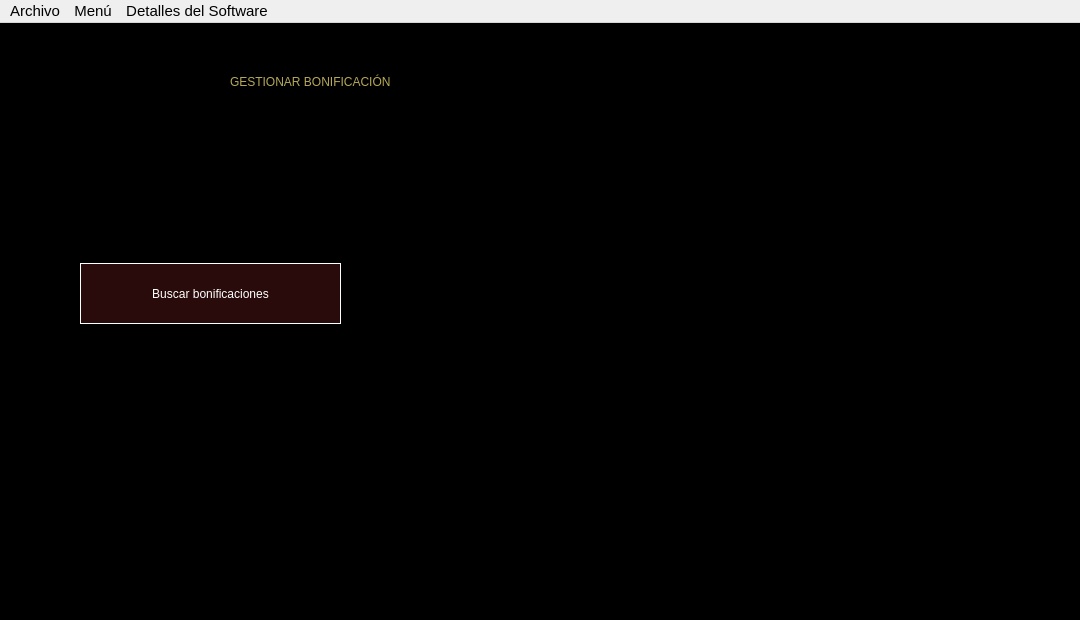
<?xml version="1.0" encoding="UTF-8"?>
<ui version="4.0">
 <class>MainWindow</class>
 <widget class="QMainWindow" name="MainWindow">
  <property name="geometry">
   <rect>
    <x>0</x>
    <y>0</y>
    <width>1080</width>
    <height>620</height>
   </rect>
  </property>
  <property name="minimumSize">
   <size>
    <width>1080</width>
    <height>620</height>
   </size>
  </property>
  <property name="maximumSize">
   <size>
    <width>1080</width>
    <height>620</height>
   </size>
  </property>
  <property name="font">
   <font>
    <pointsize>9</pointsize>
   </font>
  </property>
  <property name="windowTitle">
   <string>Gestión de Sueldos</string>
  </property>
  <property name="styleSheet">
   <string notr="true">QWidget#centralwidget{
background-color: rgb(0, 0, 0);
}
</string>
  </property>
  <widget class="QWidget" name="centralwidget">
   <widget class="QLabel" name="label">
    <property name="geometry">
     <rect>
      <x>230</x>
      <y>20</y>
      <width>651</width>
      <height>78</height>
     </rect>
    </property>
    <property name="styleSheet">
     <string notr="true">font: 700 40pt &quot;Calibri&quot;;
color: rgb(182, 169, 89);
</string>
    </property>
    <property name="text">
     <string>GESTIONAR BONIFICACIÓN</string>
    </property>
   </widget>
   <widget class="QPushButton" name="pushButtonBuscarBonificaciones">
    <property name="geometry">
     <rect>
      <x>80</x>
      <y>240</y>
      <width>261</width>
      <height>61</height>
     </rect>
    </property>
    <property name="autoFillBackground">
     <bool>false</bool>
    </property>
    <property name="styleSheet">
     <string notr="true">font: 700 20pt &quot;Calibri&quot;;
color: white;
border: 1px solid white;
background-color: rgb(41, 11, 11);</string>
    </property>
    <property name="text">
     <string>Buscar bonificaciones</string>
    </property>
   </widget>
   <widget class="QPushButton" name="pushButtonRegresar">
    <property name="geometry">
     <rect>
      <x>990</x>
      <y>500</y>
      <width>61</width>
      <height>61</height>
     </rect>
    </property>
    <property name="font">
     <font>
      <pointsize>36</pointsize>
     </font>
    </property>
    <property name="styleSheet">
     <string notr="true"/>
    </property>
    <property name="text">
     <string/>
    </property>
    <property name="icon">
     <iconset>
      <normaloff>flecha_regresar.png</normaloff>flecha_regresar.png</iconset>
    </property>
    <property name="iconSize">
     <size>
      <width>50</width>
      <height>50</height>
     </size>
    </property>
    <property name="autoDefault">
     <bool>false</bool>
    </property>
    <property name="default">
     <bool>false</bool>
    </property>
    <property name="flat">
     <bool>true</bool>
    </property>
   </widget>
   <widget class="QLabel" name="label_2">
    <property name="geometry">
     <rect>
      <x>390</x>
      <y>120</y>
      <width>681</width>
      <height>451</height>
     </rect>
    </property>
    <property name="text">
     <string/>
    </property>
    <property name="pixmap">
     <pixmap>monedas_dark.PNG</pixmap>
    </property>
    <property name="scaledContents">
     <bool>true</bool>
    </property>
   </widget>
   <zorder>label</zorder>
   <zorder>pushButtonBuscarBonificaciones</zorder>
   <zorder>label_2</zorder>
   <zorder>pushButtonRegresar</zorder>
  </widget>
  <widget class="QMenuBar" name="menubarMenuBonificacion">
   <property name="geometry">
    <rect>
     <x>0</x>
     <y>0</y>
     <width>1080</width>
     <height>26</height>
    </rect>
   </property>
   <property name="font">
    <font>
     <pointsize>11</pointsize>
     <italic>false</italic>
     <bold>false</bold>
    </font>
   </property>
   <widget class="QMenu" name="menubarArchivo">
    <property name="font">
     <font>
      <pointsize>11</pointsize>
     </font>
    </property>
    <property name="title">
     <string>Archivo</string>
    </property>
    <addaction name="separator"/>
    <addaction name="actionSalir"/>
   </widget>
   <widget class="QMenu" name="menubarMenu">
    <property name="font">
     <font>
      <pointsize>11</pointsize>
     </font>
    </property>
    <property name="title">
     <string>Menú</string>
    </property>
    <addaction name="actionInicio"/>
    <addaction name="actionTrabajador"/>
    <addaction name="actionBonificaciones"/>
   </widget>
   <widget class="QMenu" name="menubarDetallesSW">
    <property name="title">
     <string>Detalles del Software</string>
    </property>
    <addaction name="actionAcercaDeGestorDeSueldosV1"/>
    <addaction name="actionAcercaDeNosotros"/>
   </widget>
   <addaction name="menubarArchivo"/>
   <addaction name="menubarMenu"/>
   <addaction name="menubarDetallesSW"/>
  </widget>
  <action name="actionSobre_nosotros">
   <property name="text">
    <string>Sobre nosotros</string>
   </property>
  </action>
  <action name="actionSalir">
   <property name="text">
    <string>Salir</string>
   </property>
  </action>
  <action name="actionInicio">
   <property name="text">
    <string>Inicio</string>
   </property>
  </action>
  <action name="actionTrabajador">
   <property name="text">
    <string>Trabajador</string>
   </property>
  </action>
  <action name="actionBonificaciones">
   <property name="text">
    <string>Bonificaciones</string>
   </property>
  </action>
  <action name="actionAcerca_de_Gestor_de_Sueldos_v1">
   <property name="text">
    <string>Acerca de Gestor de Sueldos v1</string>
   </property>
  </action>
  <action name="actionAcerca_de_nosotros">
   <property name="text">
    <string>Acerca de nosotros</string>
   </property>
  </action>
  <action name="actionAcerca_de_Gestor_de_Sueldos_v1_2">
   <property name="text">
    <string>Acerca de Gestor de Sueldos v1</string>
   </property>
  </action>
  <action name="actionAcerca_de_nosotros_2">
   <property name="text">
    <string>Acerca de nosotros</string>
   </property>
  </action>
  <action name="actionAcercaDeGestorDeSueldosV1">
   <property name="text">
    <string>Acerca de Gestor de Sueldos v1</string>
   </property>
   <property name="font">
    <font>
     <pointsize>11</pointsize>
    </font>
   </property>
  </action>
  <action name="actionAcercaDeNosotros">
   <property name="text">
    <string>Acerca de nosotros</string>
   </property>
   <property name="font">
    <font>
     <pointsize>11</pointsize>
    </font>
   </property>
  </action>
 </widget>
 <resources/>
 <connections/>
</ui>
